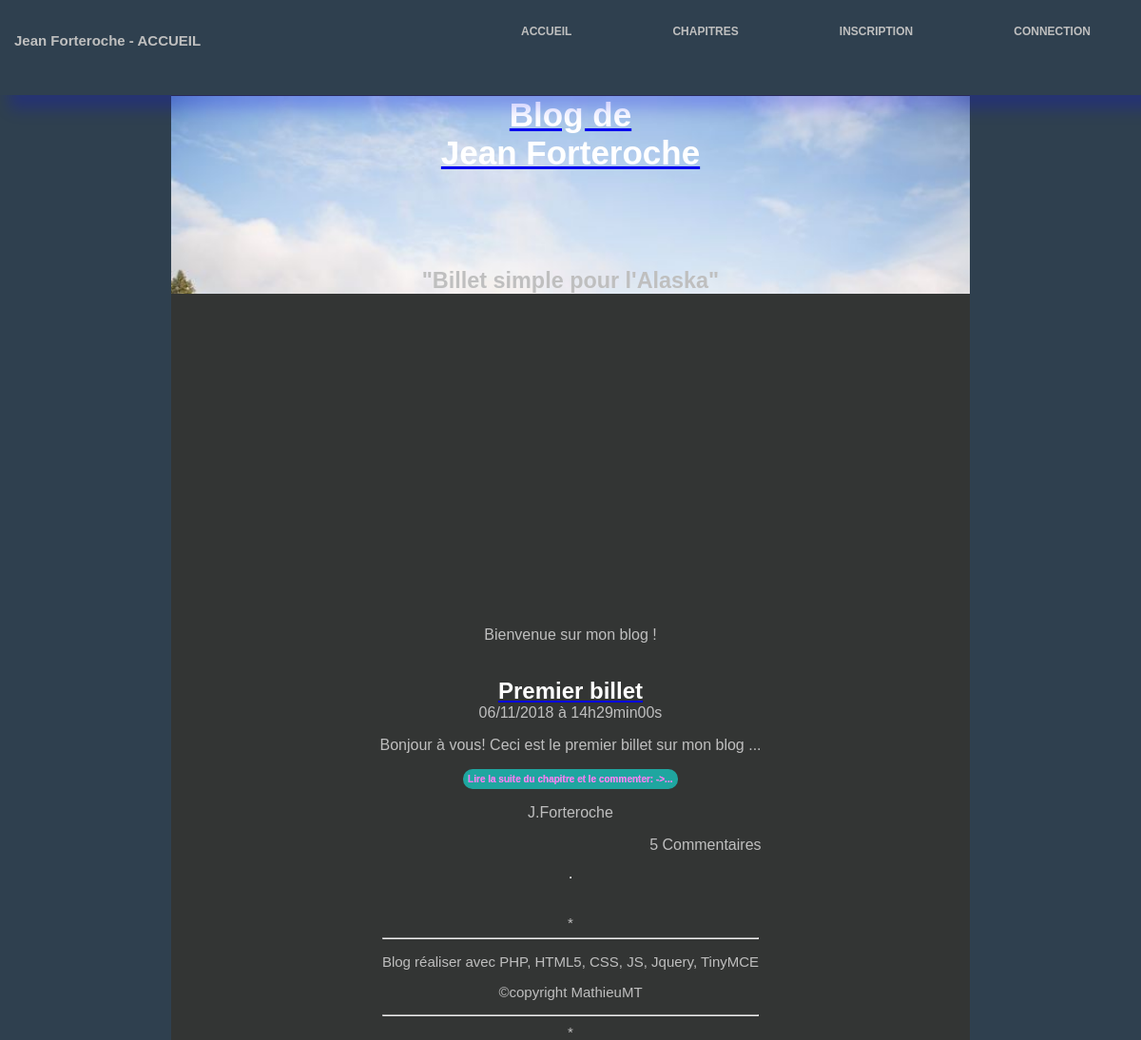
/, run on an earlier commit of the app's database.
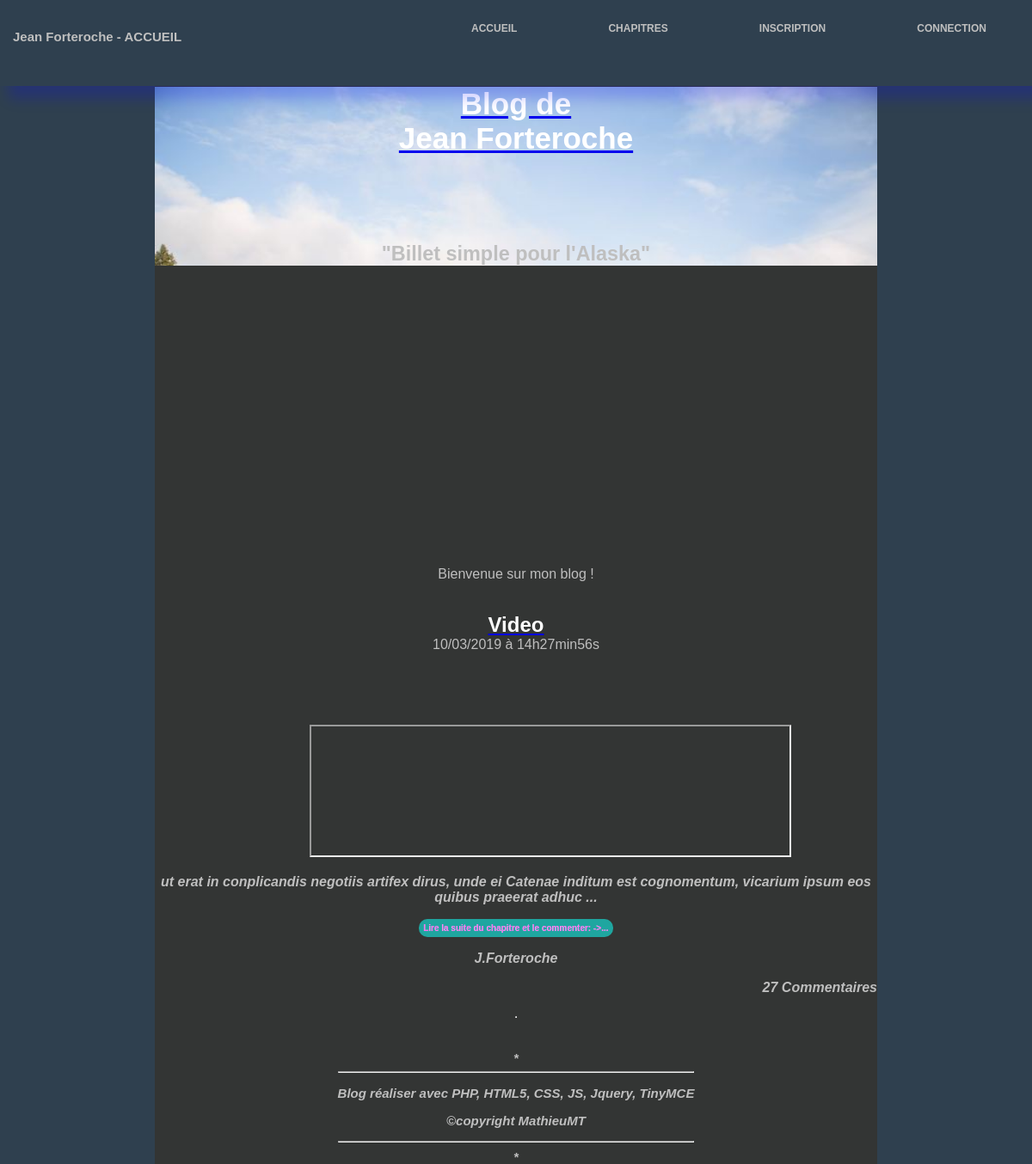
And on a later commit of the database.
### tables this page shows
CREATE TABLE `posts` (
  `id` int(11) NOT NULL,
  `title` varchar(255) NOT NULL,
  `content` text NOT NULL,
  `author` varchar(255) NOT NULL,
  `creation_date` datetime NOT NULL
);

### Controller/HomeController.php (called while the page is built)
<?php
require_once 'Model/PostManager.php';
require_once 'View/View.php';
class HomeController {
    private $post;
    public function __construct(){
        $this->post = new PostManager();
    }
    public function home() {
        $posts = $this->post->getLastPostWithNumberOfComments();
        $view = new View('homeView');
        $view->generate(array('posts' => $posts));
    }
}

### index.php (called while the page is built, shortened)
<?php
$router = new Router();
$router->routerQuery();

### Model/PostManager.php (called while the page is built, shortened)
<?php
require_once 'Model/Model.php';
class PostManager extends Model {
    public function getLastPostWithNumberOfComments() {
        $sql = 'SELECT p.id, p.title, left(p.content,350) AS extract, p.author, DATE_FORMAT(creation_date, \'%d/%m/%Y à %Hh%imin%ss\') AS creation_date_fr, COUNT(c.post_id) AS nb_comments FROM posts p LEFT JOIN comments c ON p.id = c.post_id GROUP BY p.id, c.post_id ORDER BY creation_date DESC LIMIT 1';
        $posts = $this->executeQuery($sql);
        return $posts;
    }
}

### Model/Model.php (called while the page is built)
<?php
class Model {
    private $db;
    protected function executeQuery($sql, $settings = null) {
       if ($settings == null) {
            $result = $this->dbConnect()->query($sql);
        }
        else {
            $result = $this->dbConnect()->prepare($sql);
            $result->execute($settings);
        }
        return $result;
    }
    private function dbConnect() {
        if ($this->db == null) {
            $this->db = new PDO('mysql:host=localhost; dbname=simpleBlog;charset=utf8', 'root', 'root', array(PDO::ATTR_ERRMODE => PDO::ERRMODE_EXCEPTION));
        }
        return $this->db;
    }
}

### View/homeView.php (the view, shortened to what this page needs)
<?php
if (isset($_SESSION['id'])) {
    echo'<p>Bonjour ' . $_SESSION['nickname'] . ' , je vous souhaite la bienvenue sur mon blog !</p>';
} else {
    echo '<p>Bienvenue sur mon blog !</p>';
}
?>
<?php foreach ($posts as $post): ?>
<?php
$extract = $post['extract'];
$space = strrpos($extract, ' ');
$extractWithSpace = substr($extract,0,$space);
?>
    <article>
        <header>
            <a href="<?= "index.php?action=post&amp;id=" . $post['id'] ?>"><h1 class="postTitle"><?= $post['title'] ?></h1>
            </a>
            <time><?= $post['creation_date_fr'] ?></time>
        </header>
        <p><?= $extractWithSpace ?> ...</p><p><a id="link_totalPost" href="<?= "index.php?action=post&amp;id=" . $post['id'] ?>"><button id="btn_totalPost">Lire la suite du chapitre et le commenter:
->...</button></a></p>
            <p><?= $post['author'] ?></p>
            <p class="nbComs"><?= $post['nb_comments'] ?> Commentaire<?php if($post['nb_comments'] > 1) echo 's';?></p>
    </article>
    <hr />
<?php endforeach; ?>

### View/template.php (shortened to what this page needs)
<!DOCTYPE html>
<html lang="fr">
    <head>
        <link rel="stylesheet" href="Content/CSS/style.css" />
        <link rel="stylesheet" href="https://use.fontawesome.com/releases/v5.5.0/css/all.css">
    </head>
    <body>
        <?php  include 'menuView.php'; ?>
        <div id="global">
            <header>
               <div id="banniere-image"><a href="index.php"><h1 id="blogTitle">Blog de <br />Jean Forteroche</h1></a><br /><br /><br /><span id="title-book"><h3>"Billet simple pour l'Alaska"</h3></span></div>
            </header>
            <div id="content">
                <?= $content ?>
            </div>
            <footer id="blogFooter">
                *
                <hr />
                <p>Blog réaliser avec PHP, HTML5, CSS, JS, Jquery, TinyMCE</p>
                <p>©copyright MathieuMT</p>
                <hr />
                *
            </footer>
        </div>
    </body>
</html>

What changed in the data, as far as the page shows it:
removed posts: title "Premier billet", creation_date_fr "06/11/2018 à 14h29min00s", extractWithSpace "Bonjour à vous! Ceci est le premier billet sur mon blog", author "J.Forteroche", nb_comments "5"
added posts: title "Video", creation_date_fr "10/03/2019 à 14h27min56s", extractWithSpace "ut erat in conplicandis negotiis artifex dirus, unde ei Catenae inditum est cognomentum, vicarium ipsum eos quibus praeerat adhuc", author "J.Forteroche", nb_comments "27"
